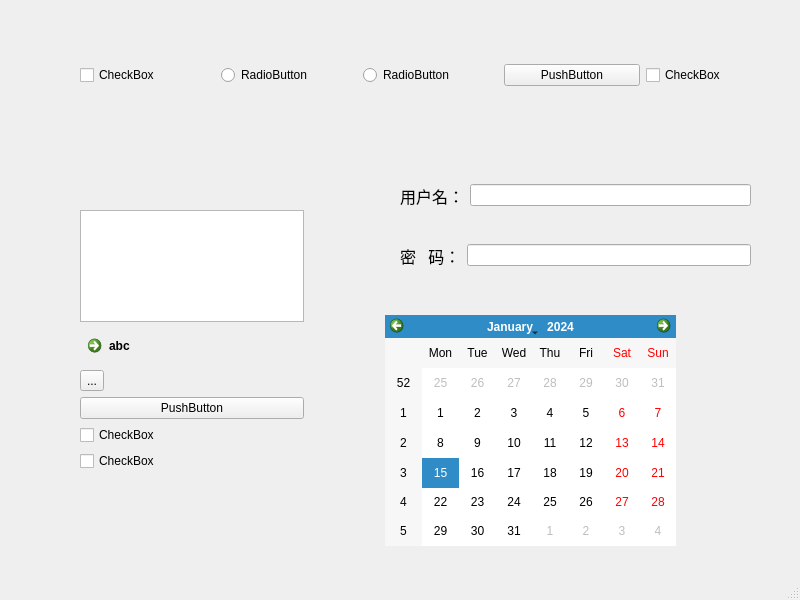
<?xml version="1.0" encoding="UTF-8"?>
<ui version="4.0">
 <class>MainWindow</class>
 <widget class="QMainWindow" name="MainWindow">
  <property name="windowModality">
   <enum>Qt::NonModal</enum>
  </property>
  <property name="geometry">
   <rect>
    <x>0</x>
    <y>0</y>
    <width>800</width>
    <height>600</height>
   </rect>
  </property>
  <property name="windowTitle">
   <string>MainWindow</string>
  </property>
  <widget class="QWidget" name="centralwidget">
   <widget class="QWidget" name="horizontalLayoutWidget">
    <property name="geometry">
     <rect>
      <x>80</x>
      <y>210</y>
      <width>224</width>
      <height>261</height>
     </rect>
    </property>
    <layout class="QVBoxLayout" name="verticalLayout">
     <item>
      <widget class="QListView" name="listView"/>
     </item>
     <item>
      <widget class="QCommandLinkButton" name="commandLinkButton">
       <property name="text">
        <string>abc</string>
       </property>
      </widget>
     </item>
     <item>
      <widget class="QToolButton" name="toolButton">
       <property name="text">
        <string>...</string>
       </property>
      </widget>
     </item>
     <item>
      <widget class="QPushButton" name="pushButton_2">
       <property name="text">
        <string>PushButton</string>
       </property>
      </widget>
     </item>
     <item>
      <widget class="QCheckBox" name="checkBox_4">
       <property name="text">
        <string>CheckBox</string>
       </property>
      </widget>
     </item>
     <item>
      <widget class="QCheckBox" name="checkBox_3">
       <property name="text">
        <string>CheckBox</string>
       </property>
      </widget>
     </item>
    </layout>
   </widget>
   <widget class="QWidget" name="horizontalLayoutWidget_2">
    <property name="geometry">
     <rect>
      <x>400</x>
      <y>170</y>
      <width>351</width>
      <height>51</height>
     </rect>
    </property>
    <layout class="QHBoxLayout" name="horizontalLayout_2">
     <item>
      <widget class="QLabel" name="label">
       <property name="font">
        <font>
         <family>a Theme for murder</family>
         <pointsize>12</pointsize>
        </font>
       </property>
       <property name="text">
        <string>用户名：</string>
       </property>
      </widget>
     </item>
     <item>
      <widget class="QLineEdit" name="lineEdit"/>
     </item>
    </layout>
   </widget>
   <widget class="QWidget" name="horizontalLayoutWidget_3">
    <property name="geometry">
     <rect>
      <x>400</x>
      <y>230</y>
      <width>351</width>
      <height>51</height>
     </rect>
    </property>
    <layout class="QHBoxLayout" name="horizontalLayout_3">
     <item>
      <widget class="QLabel" name="label_4">
       <property name="font">
        <font>
         <family>a Theme for murder</family>
         <pointsize>12</pointsize>
        </font>
       </property>
       <property name="text">
        <string>密   码：</string>
       </property>
      </widget>
     </item>
     <item>
      <widget class="QLineEdit" name="lineEdit_2"/>
     </item>
    </layout>
   </widget>
   <widget class="QCalendarWidget" name="calendarWidget">
    <property name="geometry">
     <rect>
      <x>385</x>
      <y>315</y>
      <width>291</width>
      <height>231</height>
     </rect>
    </property>
   </widget>
   <widget class="QWidget" name="">
    <property name="geometry">
     <rect>
      <x>80</x>
      <y>30</y>
      <width>701</width>
      <height>91</height>
     </rect>
    </property>
    <layout class="QHBoxLayout" name="horizontalLayout">
     <item>
      <widget class="QCheckBox" name="checkBox">
       <property name="text">
        <string>CheckBox</string>
       </property>
      </widget>
     </item>
     <item>
      <widget class="QRadioButton" name="radioButton_2">
       <property name="text">
        <string>RadioButton</string>
       </property>
      </widget>
     </item>
     <item>
      <widget class="QRadioButton" name="radioButton">
       <property name="text">
        <string>RadioButton</string>
       </property>
      </widget>
     </item>
     <item>
      <widget class="QPushButton" name="pushButton">
       <property name="text">
        <string>PushButton</string>
       </property>
      </widget>
     </item>
     <item>
      <widget class="QCheckBox" name="checkBox_2">
       <property name="text">
        <string>CheckBox</string>
       </property>
      </widget>
     </item>
    </layout>
   </widget>
  </widget>
  <widget class="QMenuBar" name="menubar">
   <property name="geometry">
    <rect>
     <x>0</x>
     <y>0</y>
     <width>800</width>
     <height>26</height>
    </rect>
   </property>
  </widget>
  <widget class="QStatusBar" name="statusbar"/>
 </widget>
 <resources/>
 <connections/>
</ui>
